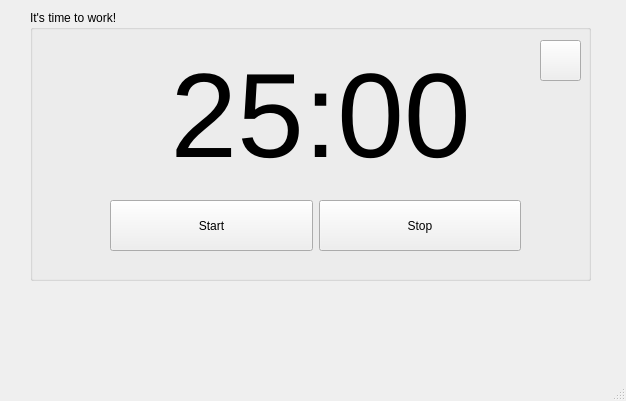
<?xml version="1.0" encoding="UTF-8"?>
<ui version="4.0">
 <class>PomodoroManagerWdg</class>
 <widget class="QMainWindow" name="PomodoroManagerWdg">
  <property name="geometry">
   <rect>
    <x>0</x>
    <y>0</y>
    <width>626</width>
    <height>401</height>
   </rect>
  </property>
  <property name="sizePolicy">
   <sizepolicy hsizetype="Expanding" vsizetype="Expanding">
    <horstretch>0</horstretch>
    <verstretch>0</verstretch>
   </sizepolicy>
  </property>
  <property name="windowTitle">
   <string>Pomodoro Manager</string>
  </property>
  <property name="windowIcon">
   <iconset resource="resources.qrc">
    <normaloff>:/icons/icons/scheduled_tasks_icon.ico</normaloff>:/icons/icons/scheduled_tasks_icon.ico</iconset>
  </property>
  <widget class="QWidget" name="centralwidget">
   <widget class="QGroupBox" name="groupBox">
    <property name="geometry">
     <rect>
      <x>30</x>
      <y>10</y>
      <width>561</width>
      <height>271</height>
     </rect>
    </property>
    <property name="title">
     <string>It's time to work!</string>
    </property>
    <widget class="QLabel" name="timer_label">
     <property name="geometry">
      <rect>
       <x>110</x>
       <y>30</y>
       <width>361</width>
       <height>151</height>
      </rect>
     </property>
     <property name="font">
      <font>
       <pointsize>90</pointsize>
       <weight>50</weight>
       <bold>false</bold>
      </font>
     </property>
     <property name="text">
      <string>25:00</string>
     </property>
     <property name="alignment">
      <set>Qt::AlignCenter</set>
     </property>
    </widget>
    <widget class="QPushButton" name="setting_btn">
     <property name="geometry">
      <rect>
       <x>510</x>
       <y>30</y>
       <width>41</width>
       <height>41</height>
      </rect>
     </property>
     <property name="text">
      <string/>
     </property>
     <property name="icon">
      <iconset resource="resources.qrc">
       <normaloff>:/icons/icons/gear.ico</normaloff>:/icons/icons/gear.ico</iconset>
     </property>
     <property name="iconSize">
      <size>
       <width>32</width>
       <height>32</height>
      </size>
     </property>
    </widget>
    <widget class="QWidget" name="layoutWidget">
     <property name="geometry">
      <rect>
       <x>80</x>
       <y>190</y>
       <width>411</width>
       <height>51</height>
      </rect>
     </property>
     <layout class="QHBoxLayout" name="timer_btns_layout">
      <item>
       <widget class="QPushButton" name="start_btn">
        <property name="enabled">
         <bool>true</bool>
        </property>
        <property name="sizePolicy">
         <sizepolicy hsizetype="Preferred" vsizetype="Preferred">
          <horstretch>0</horstretch>
          <verstretch>0</verstretch>
         </sizepolicy>
        </property>
        <property name="text">
         <string>Start</string>
        </property>
       </widget>
      </item>
      <item>
       <widget class="QPushButton" name="stop_btn">
        <property name="sizePolicy">
         <sizepolicy hsizetype="Preferred" vsizetype="Preferred">
          <horstretch>0</horstretch>
          <verstretch>0</verstretch>
         </sizepolicy>
        </property>
        <property name="text">
         <string>Stop</string>
        </property>
       </widget>
      </item>
     </layout>
    </widget>
   </widget>
  </widget>
  <widget class="QMenuBar" name="menubar">
   <property name="geometry">
    <rect>
     <x>0</x>
     <y>0</y>
     <width>626</width>
     <height>22</height>
    </rect>
   </property>
  </widget>
  <widget class="QStatusBar" name="statusbar"/>
 </widget>
 <resources>
  <include location="resources.qrc"/>
 </resources>
 <connections/>
</ui>
